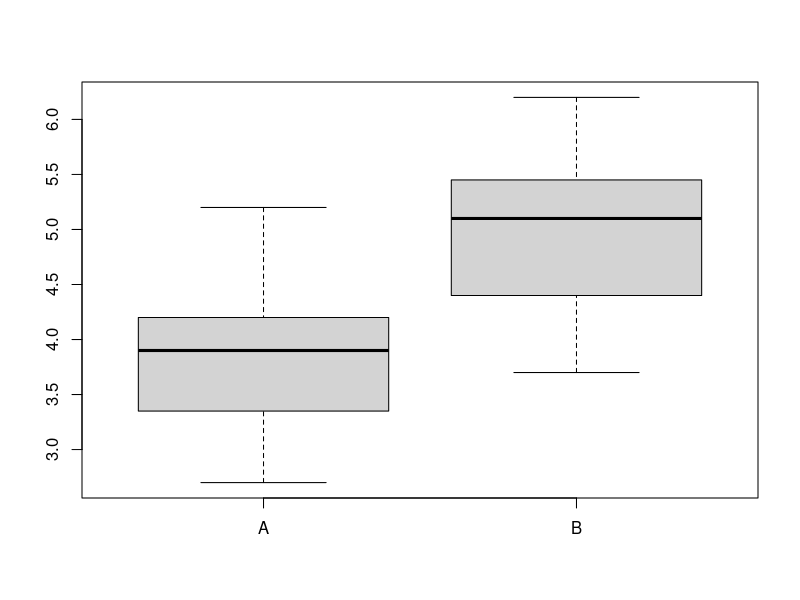

Write the R code that produced this figure.
## ---- chunk 1
library(knitr)
## ---- chunk 2
A=c(3.5,2.7, 3.9, 4.2, 3.6, 2.7, 3.3, 5.2, 4.2, 2.9, 4.4, 5.2, 4.0, 4.1, 3.4)
B=c(4.7, 3.9, 4.5, 5.5, 4.0, 5.3, 4.3, 6.0, 5.2, 3.7, 5.5, 6.2, 5.1, 5.4, 4.8)
boxplot(data.frame(A,B))
## ---- chunk 3
var.test(A,B)$conf.int
## ---- chunk 4
t.test(A,B, var.equal=T,paired=F)$conf.int
## ---- chunk 5
pesant=c(58.2, 60.3, 61.3, 69.0, 64.0, 62.6, 56.7)
pesdes=c(60.0, 54.9, 58.1, 62.1, 58.5, 59.9, 54.4)
## ---- chunk 6
data(iris)
head(iris)
## ---- chunk 7
nf=c(4.1, 2.7, 3.1, 3.2, 3.0, 3.2, 2.0, 2.4, 1.6, 3.2, 3.1, 2.6, 2.0, 2.4, 2.8, 
     3.3, 4.0, 3.4, 3.0, 3.1, 2.7, 2.7, 3.0, 3.8, 3.2, 2.2, 3.5, 3.5, 3.8, 3.5, 
     3.9, 4.2, 4.3, 3.9, 3.2, 3.5, 3.5, 3.7, 4.1, 3.7, 3.5, 3.6, 3.2, 3.1, 3.4, 
     3.0, 3.0, 3.0, 2.7, 1.7, 3.6, 2.1, 2.4, 3.0, 3.1, 2.5, 2.5, 3.6, 2.2, 2.4, 
     3.1, 3.3, 2.7, 3.7, 3.0, 2.7, 3.0, 3.2, 3.1, 2.4, 3.0, 2.7, 2.5, 3.0, 3.0, 
     3.0, 3.2, 3.1, 3.8, 4.1, 3.7, 3.5, 3.0, 3.7, 3.7, 4.1, 3.7, 3.9, 3.7, 2.0)
## ---- chunk 8
x=c(1367.6, 1411.5, 1318.7, 1193.6, 1406.2, 1425.7, 1572.4)
## ---- chunk 9
#-----------------------------------------------------


A=c(  55145, 58026, 58795, 54660, 61153, 56969, 61764, 59094, 60456, 54557, 52484, 59600, 65328, 55317, 59132, 61879, 56978, 63847, 59054, 62958, 63625,  54882, 60977, 52956, 55874, 62035, 59729, 59276, 54498, 44541, 62515, 58680, 48413, 55278, 62382, 58458, 60689, 52735, 65378, 63553, 51734, 48638, 58945, 65618, 51017, 57320, 56205, 55164, 59566, 55459, 55944, 58553, 54123, 53997, 55400, 52959, 64212, 64364, 50704, 56016, 63079, 58443, 57731, 55009, 55040, 64706, 54833, 70519, 55874, 54464, 63194, 60578, 49799, 59446, 48464, 53718, 49209, 56571, 55349, 51468, 50086, 54430, 52669, 63818,  48477, 61231, 55310, 64944, 63267, 63753, 47386, 56677, 54458, 46094, 61715, 75513, 62476, 63214, 62127, 51285, 46653, 51599, 64927, 60860, 60712, 61237, 68460, 51770, 58827, 50638, 53963, 66139, 62998, 66897, 61745, 54100, 55902, 53372, 58597, 58287, 48172, 59902, 58084, 50986, 50958, 61611, 47682, 54107, 54065, 52178, 47878, 68258, 63429, 53436, 58485, 62726, 56854, 67293, 66522, 54483, 55345, 61032, 56404, 60082, 63652, 59270, 64899, 53591, 49319, 56158, 57763, 67967, 53519, 51795, 57936, 60034, 58262, 57925, 53085, 59093, 57550, 55385, 54914, 58514, 54447, 62260, 48733, 66677, 57977, 58299, 50211, 53479, 61244, 71311, 62398, 55685, 58236, 56846, 57032, 55161, 57037, 59103, 57574, 51568, 60970, 60623, 58770, 60432, 49727, 51234, 60849, 66895, 56137, 63133, 55200, 51999, 57924, 49944, 69043, 57362)
# ----------------------------------------------------
B=c(60970, 62409, 60546, 58508, 58974, 56682, 59483, 58048, 73107, 61977, 55974, 58522, 56650, 70118, 48307, 43589, 60972, 55117, 59073, 51849, 57432, 60040, 52646, 55260, 65484, 54130, 49460, 63123, 55019, 52860, 52371, 56559, 54470, 53761, 49789, 51794, 67162, 62151, 59419, 53530, 60282, 49281, 51988, 66773, 54680, 59851, 63318, 62390, 60868, 50775, 61432, 59240, 62158, 59505, 56764, 58610, 54403, 41256, 51839, 50015, 60640, 59592, 67239, 63151, 71271, 67475, 50661, 54248, 52843, 62211, 60228, 61028, 59141, 68663, 46742, 62955, 58379, 58536, 68192, 59237, 66816, 66133, 56561, 59737, 60844, 56732, 66091, 58064, 59967, 55692, 59892, 59344, 57747, 59144, 68256, 60708, 58412, 61619, 65965, 61758, 57421, 47994, 66435, 64331, 55178, 54500, 50148, 57984, 80090, 71121, 69179, 65242, 63310, 70453, 55732, 53568, 56707, 61417, 61650, 60417, 54468, 66846, 61566, 68068, 65289, 48776, 56604, 57284, 58633, 69215, 56645, 51395, 65065, 66168, 55952, 53590, 62492, 52170, 57820, 61187, 62834, 57332, 53411, 52159, 54241, 64803, 53728, 50837, 55228, 57432, 62616, 61347, 58771, 62598, 67617, 63428, 55349, 64973, 59940, 64304, 65039, 51581, 58681, 68861, 57316, 61088, 55170, 62741, 52045, 65029, 52823, 65256, 64420, 69404, 57772, 64778, 66935, 58165, 40556, 59225, 56853, 50115, 61679, 70560, 54832, 54124, 58179, 63385, 57324, 64535, 59550, 53822, 61049, 60865, 66225, 59545, 62325, 54903, 68101, 65169)

